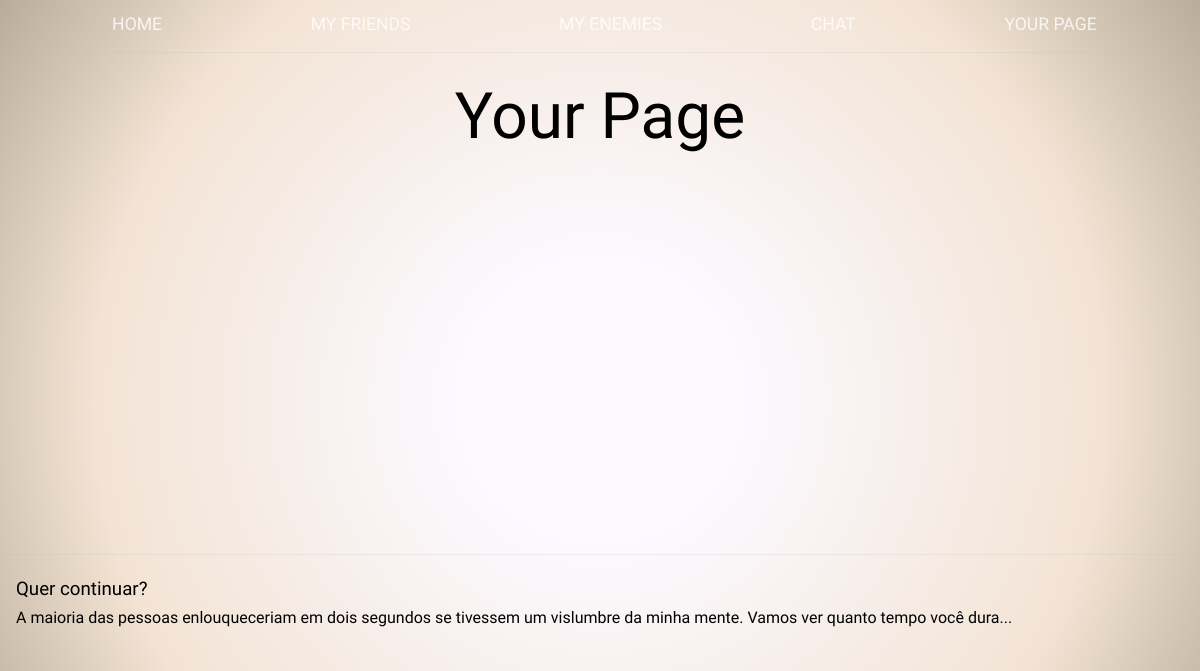
Before: /about/ (signed in) with the older database file.
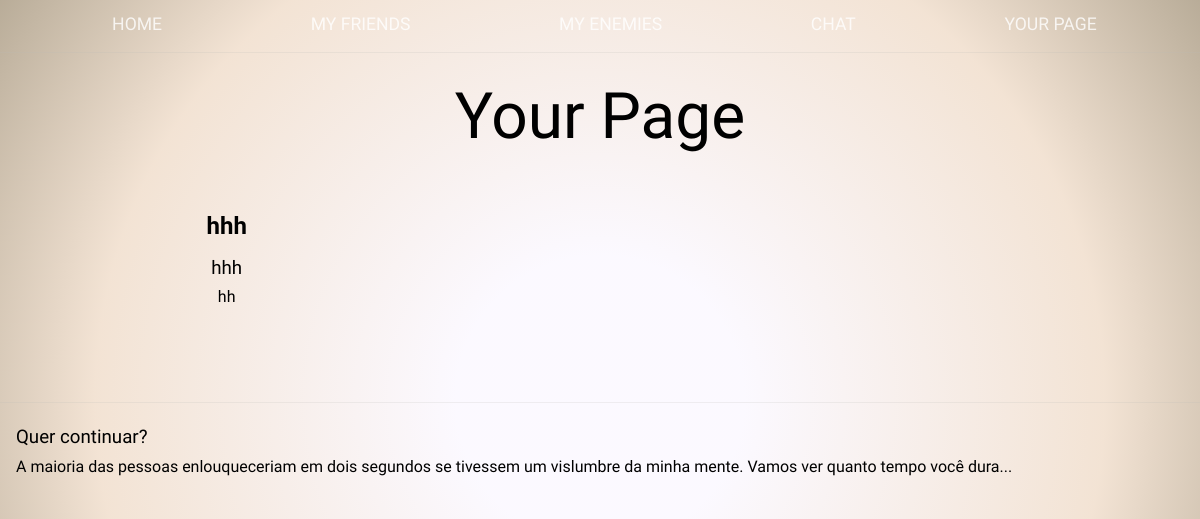
After: the same page with the newer database file.
### posts/models.py (models this page shows, shortened)
class Post(models.Model):
    post_title = models.CharField(max_length=100)
    post_subtitle = models.CharField(max_length=100)
    post_body = models.TextField()
    post_author = models.ForeignKey(Autor, on_delete=models.CASCADE)

### posts/views.py (the view)
# urls.py: path('about/', views.about, name='about'),
def about(request):
    person = request.user
    authors = Autor.objects.get(user=person)
    postagem = Post.objects.filter(post_author=authors.user_id)
    response = {'postagens': postagem, 'people': authors}
    return render(request, 'posts/about.html', response)

### posts/templates/posts/about.html
{% extends 'posts/base.html' %}
{% block content %}
<h1 class="titulo-site titulo-pagina">Your Page</h1>
<div class="grid-cont">
    {% for postagem in postagens %}
    <div class="posts">
        <h2>{{ postagem.post_title }}</h2>
        <h3>{{ postagem.post_subtitle }}</h3>
        <p>{{ postagem.post_body }}</p>
    </div>
    {% empty %}
    <p class="empty"></p>
    {% endfor %}
</div>
{% endblock content %}

Changed rows visible on the page:
added Post: post_title "hhh", post_subtitle "hhh", post_body "hh"
